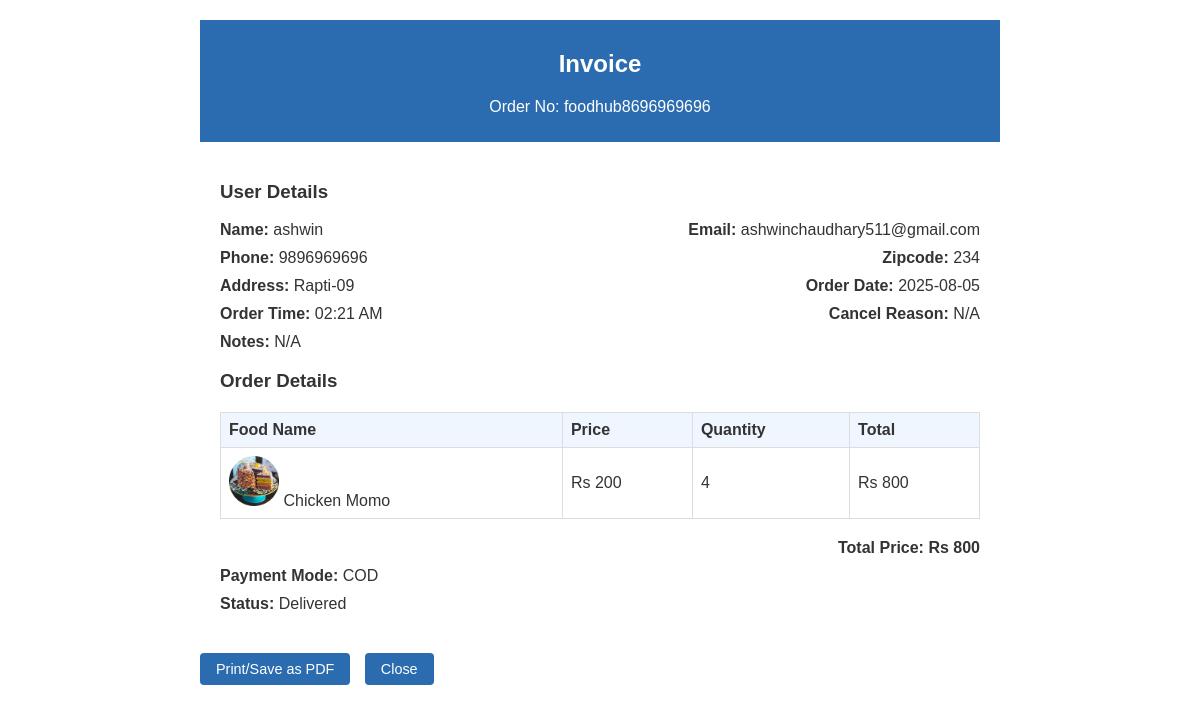
Page /admin/generate_invoice.php?o=foodhub8696969696 on the committed database.
### tables this page shows
CREATE TABLE `orders` (
  `id` int(11) NOT NULL,
  `order_no` varchar(200) NOT NULL,
  `customer_id` int(11) NOT NULL,
  `name` varchar(200) NOT NULL,
  `email` varchar(200) NOT NULL,
  `phone` varchar(200) NOT NULL,
  `zipcode` varchar(200) NOT NULL,
  `address` varchar(200) NOT NULL,
  `total_price` int(11) NOT NULL,
  `payment_mode` varchar(200) NOT NULL,
  `notes` mediumtext NOT NULL,
  `cancel_reason` mediumtext NOT NULL,
  `status` int(11) NOT NULL DEFAULT 0,
  `created_at` timestamp NOT NULL DEFAULT current_timestamp() ON UPDATE current_timestamp()
);

CREATE TABLE `order_items` (
  `id` int(11) NOT NULL,
  `order_id` int(11) NOT NULL,
  `food_items_id` int(11) NOT NULL,
  `quantity` int(11) NOT NULL,
  `price` int(11) NOT NULL,
  `created_at` timestamp NOT NULL DEFAULT current_timestamp() ON UPDATE current_timestamp()
);

CREATE TABLE `food_items` (
  `id` int(11) NOT NULL,
  `menu_id` int(11) NOT NULL,
  `name` varchar(200) NOT NULL,
  `slug` varchar(200) NOT NULL,
  `description` mediumtext NOT NULL,
  `image` varchar(200) NOT NULL,
  `quantity` int(11) NOT NULL,
  `price` int(11) NOT NULL,
  `status` tinyint(4) NOT NULL,
  `trending` tinyint(4) NOT NULL,
  `created_at` timestamp NOT NULL DEFAULT current_timestamp() ON UPDATE current_timestamp()
);

### admin/generate_invoice.php (the view, shortened to what this page needs)
<?php
include('../config/dbcon.php');
function checkOrderNoValid($orderNo)
{
    global $con;
    $query = "SELECT * FROM orders WHERE order_no='$orderNo' ";
    return mysqli_query($con, $query);
}
$order_no = mysqli_real_escape_string($con, $_GET['o']);
$orderData = checkOrderNoValid($order_no);
$data = mysqli_fetch_array($orderData);
try {
    $dateTime = new DateTime($data['created_at'], new DateTimeZone('Asia/Kathmandu'));
    $order_date = $dateTime->format('Y-m-d');
    $order_time = $dateTime->format('h:i A');
} catch (Exception $e) {
    $order_date = htmlspecialchars($data['created_at']);
    $order_time = 'N/A';
}
$statusMap = [
    0 => ['text' => 'Under Process'],
    1 => ['text' => 'Out for Delivery'],
    2 => ['text' => 'Delivered'],
    3 => ['text' => 'Cancelled'],
];
$statusText = isset($data['status']) && array_key_exists($data['status'], $statusMap)
    ? $statusMap[$data['status']]['text']
    : 'Unknown';
?>
<!DOCTYPE html>
<html lang="en">
<head>
</head>
<body class="invoice-print">
    <div class="invoice-container">
        <div class="invoice-header">
            <h2>Invoice</h2>
            <p>Order No: <?= htmlspecialchars($data['order_no']); ?></p>
        </div>
        <div class="invoice-body">
            <h3>User Details</h3>
            <div class="detail-row">
                <div class="detail-item"><label>Name:</label> <?= htmlspecialchars($data['name']); ?></div>
                <div class="detail-item"><label>Email:</label> <?= htmlspecialchars($data['email']); ?></div>
            </div>
            <div class="detail-row">
                <div class="detail-item"><label>Phone:</label> <?= htmlspecialchars($data['phone']); ?></div>
                <div class="detail-item"><label>Zipcode:</label> <?= htmlspecialchars($data['zipcode']); ?></div>
            </div>
            <div class="detail-row">
                <div class="detail-item"><label>Address:</label> <?= htmlspecialchars($data['address']); ?></div>
                <div class="detail-item"><label>Order Date:</label> <?= htmlspecialchars($order_date); ?></div>
            </div>
            <div class="detail-row">
                <div class="detail-item"><label>Order Time:</label> <?= htmlspecialchars($order_time); ?></div>
                <div class="detail-item"><label>Cancel Reason:</label> <?= htmlspecialchars($data['cancel_reason'] ?: 'N/A'); ?></div>
            </div>
            <div class="detail-row">
                <div class="detail-item"><label>Notes:</label> <?= htmlspecialchars($data['notes'] ?: 'N/A'); ?></div>
            </div>
            <h3>Order Details</h3>
            <table class="order-table">
                <thead>
                    <tr>
                        <th>Food Name</th>
                        <th>Price</th>
                        <th>Quantity</th>
                        <th>Total</th>
                    </tr>
                </thead>
                <tbody>
                    <?php
                    $order_query = "SELECT o.id as oid, o.order_no, o.customer_id, oi.*, oi.quantity as order_quantity, f.*
                        FROM orders o, order_items oi, food_items f
                        WHERE oi.order_id=o.id AND f.id=oi.food_items_id
                        AND o.order_no='$order_no'";
                    $order_query_run = mysqli_query($con, $order_query);
                    if (mysqli_num_rows($order_query_run) > 0) {
                        foreach ($order_query_run as $item) {
                            $item_total = $item['order_quantity'] * $item['price'];
                            ?>
                            <tr>
                                <td>
                                    <img src="http://localhost/Food/Uploads/<?= htmlspecialchars($item['image']); ?>" alt="<?= htmlspecialchars($item['name']); ?>">
                                    <?= htmlspecialchars($item['name']); ?>
                                </td>
                                <td>Rs <?= htmlspecialchars($item['price']); ?></td>
                                <td><?= htmlspecialchars($item['order_quantity']); ?></td>
                                <td>Rs <?= number_format($item_total); ?></td>
                            </tr>
                            <?php
                        }
                    } else {
                        echo '<tr><td colspan="4">No items found.</td></tr>';
                    }
                    ?>
                </tbody>
            </table>
            <div class="total-price">Total Price: Rs <?= htmlspecialchars($data['total_price']); ?></div>
            <div class="payment-mode"><strong>Payment Mode:</strong> <?= htmlspecialchars($data['payment_mode']); ?></div>
            <div class="status-box"><strong>Status:</strong> <?= htmlspecialchars($statusText); ?></div>
        </div>
        <div class="no-print">
            <button onclick="window.print()">Print/Save as PDF</button>
            <button onclick="window.close()">Close</button>
        </div>
    </div>
</body>
</html>

### admin/generate_invoice.php (style rules this page uses)
body { font-family: Arial, sans-serif; margin: 20px; color: #333; }
.invoice-container { max-width: 800px; margin: 0 auto; }
.invoice-header { background: #2b6cb0; color: #fff; padding: 10px; text-align: center; }
.invoice-body { padding: 20px; }
.detail-row { display: flex; justify-content: space-between; margin-bottom: 10px; }
.detail-item label { font-weight: bold; }
.order-table { width: 100%; border-collapse: collapse; margin: 20px 0; }
.order-table th, .order-table td { border: 1px solid #ddd; padding: 8px; text-align: left; }
.order-table th { background: #eff6ff; }
.total-price { font-weight: bold; text-align: right; }
.status-box, .payment-mode { margin-top: 10px; }
img { max-width: 50px; height: auto; }
.no-print { margin-top: 20px; }
.no-print button { padding: 8px 16px; margin-right: 10px; background-color: #2b6cb0; color: #fff; border: none; border-radius: 4px; cursor: pointer; font-size: 0.9rem; }

### rows in the picture
orders: order_no "foodhub8696969696", name "ashwin", email "ashwinchaudhary511@gmail.com", phone "9896969696", zipcode "234", address "Rapti-09", created_at "2025-08-05", created_at "02:21 AM", cancel_reason "N/A", notes "N/A", total_price "800", payment_mode "COD", status "Delivered"
order_items: food_items.image (picture), food_items.name "Chicken Momo", food_items.price "200", quantity "4", quantity.price "800"
